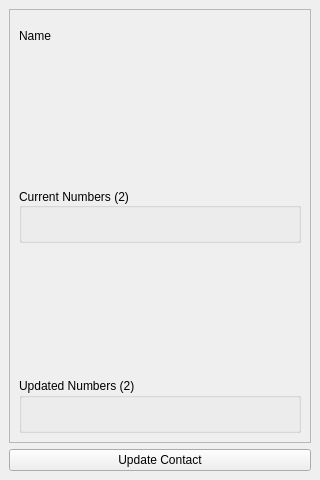
<?xml version="1.0" encoding="UTF-8"?>
<ui version="4.0">
 <class>ContactPreview</class>
 <widget class="QMainWindow" name="ContactPreview">
  <property name="geometry">
   <rect>
    <x>0</x>
    <y>0</y>
    <width>320</width>
    <height>480</height>
   </rect>
  </property>
  <property name="windowTitle">
   <string>MainWindow</string>
  </property>
  <widget class="QWidget" name="centralwidget">
   <layout class="QGridLayout" name="gridLayout">
    <item row="0" column="0">
     <widget class="QScrollArea" name="scrollArea">
      <property name="widgetResizable">
       <bool>true</bool>
      </property>
      <widget class="QWidget" name="scrollAreaWidgetContents">
       <property name="geometry">
        <rect>
         <x>0</x>
         <y>0</y>
         <width>300</width>
         <height>431</height>
        </rect>
       </property>
       <layout class="QVBoxLayout" name="verticalLayout_5">
        <item>
         <layout class="QHBoxLayout" name="nameLayout" stretch="0">
          <property name="topMargin">
           <number>10</number>
          </property>
          <property name="bottomMargin">
           <number>10</number>
          </property>
          <item>
           <widget class="QLabel" name="previewLabel">
            <property name="text">
             <string>Name</string>
            </property>
           </widget>
          </item>
         </layout>
        </item>
        <item>
         <spacer name="verticalSpacer">
          <property name="orientation">
           <enum>Qt::Vertical</enum>
          </property>
          <property name="sizeHint" stdset="0">
           <size>
            <width>20</width>
            <height>116</height>
           </size>
          </property>
         </spacer>
        </item>
        <item>
         <widget class="QGroupBox" name="currentNumbersGroup">
          <property name="autoFillBackground">
           <bool>false</bool>
          </property>
          <property name="title">
           <string>Current Numbers (2)</string>
          </property>
          <property name="alignment">
           <set>Qt::AlignLeading|Qt::AlignLeft|Qt::AlignVCenter</set>
          </property>
          <layout class="QVBoxLayout" name="currentNumbersLayout">
           <item>
            <widget class="QLabel" name="label">
             <property name="text">
              <string/>
             </property>
            </widget>
           </item>
          </layout>
         </widget>
        </item>
        <item>
         <spacer name="verticalSpacer_2">
          <property name="orientation">
           <enum>Qt::Vertical</enum>
          </property>
          <property name="sizeHint" stdset="0">
           <size>
            <width>20</width>
            <height>115</height>
           </size>
          </property>
         </spacer>
        </item>
        <item>
         <widget class="QGroupBox" name="updatedNumbersGroup">
          <property name="title">
           <string>Updated Numbers (2)</string>
          </property>
          <layout class="QVBoxLayout" name="updatedNumbersLayout">
           <item>
            <widget class="QLabel" name="label_2">
             <property name="text">
              <string/>
             </property>
            </widget>
           </item>
          </layout>
         </widget>
        </item>
       </layout>
      </widget>
     </widget>
    </item>
    <item row="1" column="0">
     <widget class="QPushButton" name="updateButton">
      <property name="text">
       <string>Update Contact</string>
      </property>
     </widget>
    </item>
   </layout>
  </widget>
 </widget>
 <resources/>
 <connections/>
</ui>
